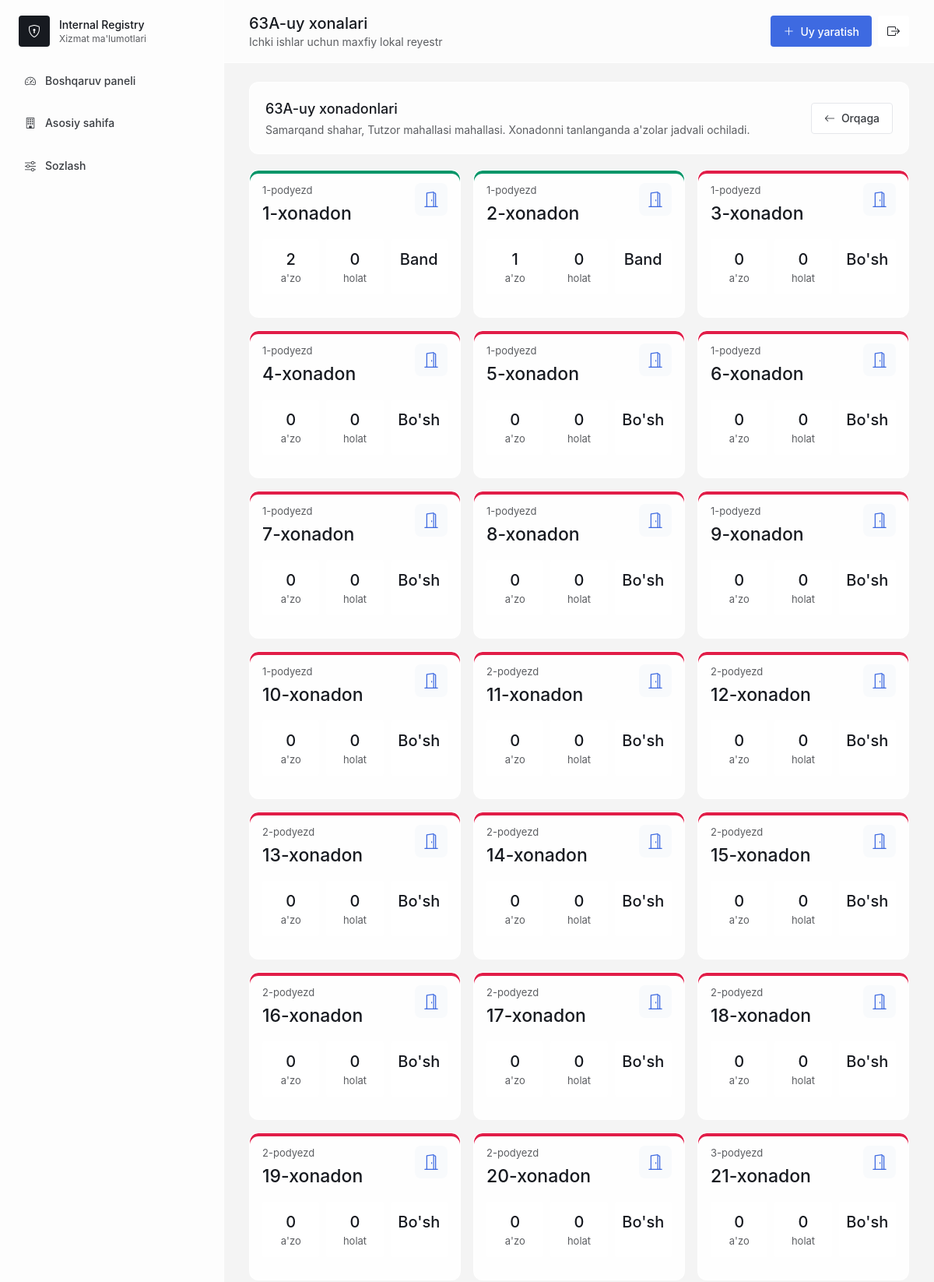
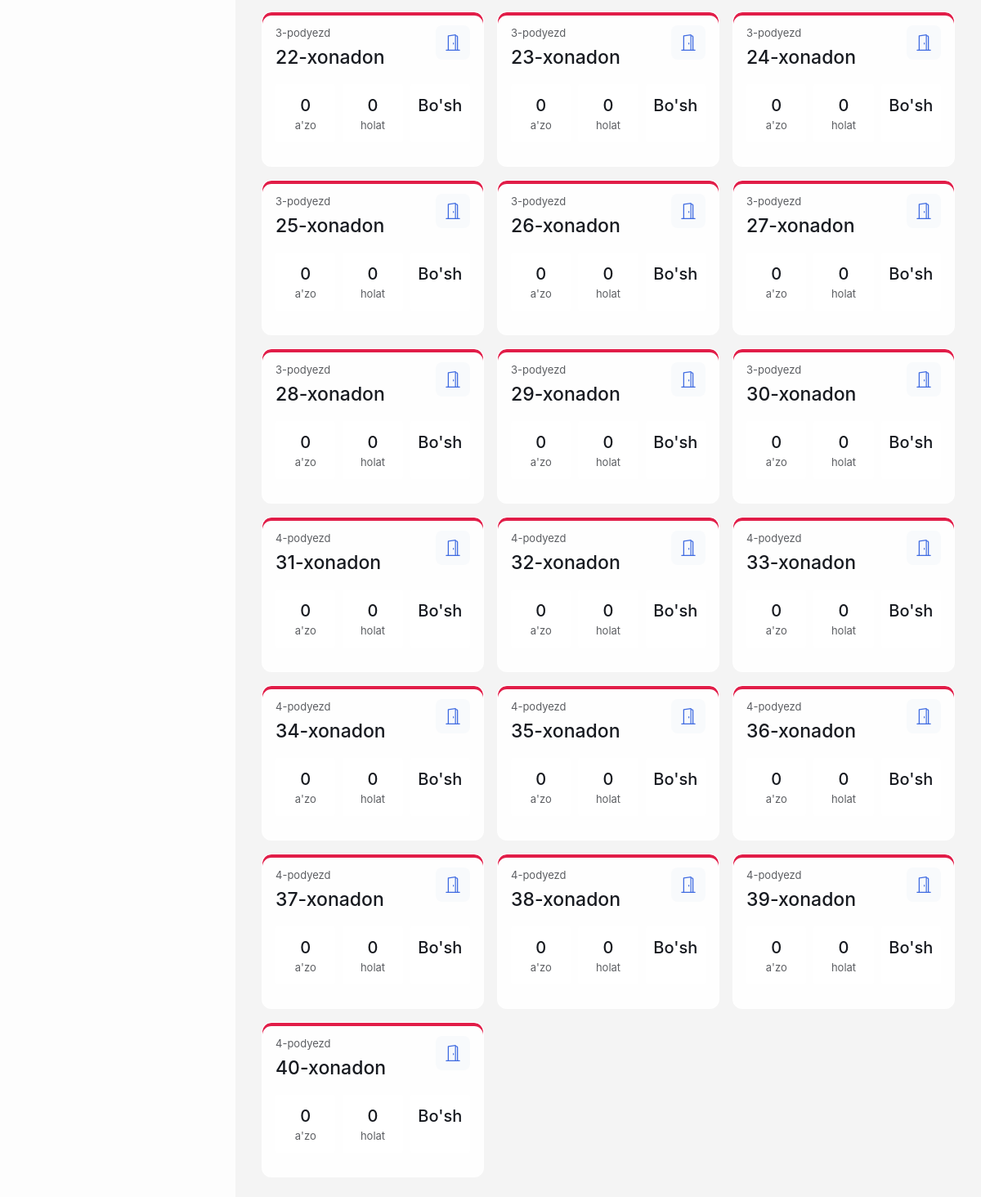
The page /settings/houses/6/rooms/ (signed in) on the database its author committed (2 pictures, top to bottom).
### registry/models.py (models this page shows, shortened)
class House(models.Model):
    COLOR_CHOICES = [
        ("blue", "Ko'k"),
        ("green", "Yashil"),
        ("red", "Qizil"),
        ("amber", "Sariq"),
        ("slate", "Kulrang"),
    ]
    house_number = models.CharField(max_length=40)
    street_name = models.CharField(max_length=180)
    room_count = models.PositiveIntegerField()
    entrance_count = models.PositiveIntegerField(default=4)
    apartments_per_entrance = models.PositiveIntegerField(default=8)
    color = models.CharField(max_length=20, choices=COLOR_CHOICES, default="blue")
    entrance_camera = models.BooleanField(default=False)
    entrance_camera_count = models.PositiveIntegerField(blank=True, null=True)
    yard_camera = models.BooleanField(default=False)
    yard_camera_count = models.PositiveIntegerField(blank=True, null=True)
    entrance_sos_button = models.BooleanField(default=False)
    entrance_sos_button_count = models.PositiveIntegerField(blank=True, null=True)
    created_at = models.DateTimeField(auto_now_add=True)
    updated_at = models.DateTimeField(auto_now=True)
    class Meta:
        ordering = ["-created_at"]
        constraints = [
            models.UniqueConstraint(
                fields=["house_number", "street_name"],
                name="unique_house_per_street",
            )
        ]

class Room(models.Model):
    LARGE = "large"
    MEDIUM = "medium"
    SMALL = "small"
    FAMILY_STATUS_CHOICES = [
        (LARGE, "Katta oila"),
        (MEDIUM, "O'rta oila"),
        (SMALL, "Kichik oila"),
    ]
    house = models.ForeignKey(House, related_name="rooms", on_delete=models.CASCADE)
    room_number = models.PositiveIntegerField()
    entrance_number = models.PositiveIntegerField(default=1)
    family_status = models.CharField(max_length=20, choices=FAMILY_STATUS_CHOICES, default=SMALL)
    created_at = models.DateTimeField(auto_now_add=True)
    updated_at = models.DateTimeField(auto_now=True)
    class Meta:
        ordering = ["room_number"]
        constraints = [
            models.UniqueConstraint(fields=["house", "room_number"], name="unique_room_per_house")
        ]

### registry/views.py (the view)
# urls.py: path("settings/houses/<int:pk>/rooms/", login_required(views.settings_house_rooms), name="settings_house_rooms"),
def settings_house_rooms(request, pk):
    house = get_object_or_404(House, pk=pk)
    rooms = house.rooms.annotate(
        resident_count=Count("residents", distinct=True),
        violation_count=Count("residents", filter=Q(residents__has_violation=True), distinct=True),
    )
    return render(
        request,
        "registry/settings_rooms.html",
        {"page_title": f"{house.house_number}-uy xonalari", "house": house, "rooms": rooms},
    )

### registry/templates/registry/settings_rooms.html
{% extends "registry/base.html" %}
{% block content %}
<section class="panel mb-5">
    <div class="flex flex-col justify-between gap-4 md:flex-row md:items-center">
        <div>
            <h2>{{ house.house_number }}-uy xonadonlari</h2>
            <p class="mt-1 text-sm text-[#5C5E62]">{{ house.street_name }} mahallasi. Xonadonni tanlanganda a'zolar jadvali ochiladi.</p>
        </div>
        <a class="btn-secondary" href="{% url 'registry:settings' %}"><i class="bi bi-arrow-left"></i> Orqaga</a>
    </div>
</section>
<section class="apartment-card-grid">
    {% for room in rooms %}
    <a class="apartment-manage-card {% if room.resident_count %}occupied{% else %}empty{% endif %}" href="{% url 'registry:settings_room_residents' room.pk %}">
        <div class="flex items-start justify-between gap-3">
            <div>
                <p>{{ room.entrance_number }}-podyezd</p>
                <h3>{{ room.room_number }}-xonadon</h3>
            </div>
            <span class="house-icon"><i class="bi bi-door-open"></i></span>
        </div>
        <div class="house-metrics compact mt-4">
            <span><strong>{{ room.resident_count }}</strong> a'zo</span>
            <span><strong>{{ room.violation_count }}</strong> holat</span>
            <span class="{% if room.resident_count %}good{% else %}danger{% endif %}"><strong>{% if room.resident_count %}Band{% else %}Bo'sh{% endif %}</strong></span>
        </div>
    </a>
    {% empty %}
    <div class="panel text-center"><p class="empty">Xonadon topilmadi.</p></div>
    {% endfor %}
</section>
{% endblock %}

### registry/templates/registry/base.html (shortened to what this page needs)
{% load static %}
<!doctype html>
<html lang="uz">
<head>
    <script src="https://cdn.tailwindcss.com"></script>
    <link rel="stylesheet" href="https://cdn.jsdelivr.net/npm/bootstrap-icons@1.11.3/font/bootstrap-icons.min.css">
    <link rel="stylesheet" href="{% static 'registry/css/app.css' %}?v=20260709-4">
</head>
<body class="bg-[#f4f4f4] text-[#171A20]">
<div class="min-h-screen lg:flex">
    <aside id="sidebar" class="fixed inset-y-0 left-0 z-40 w-72 -translate-x-full border-r border-white/60 bg-white/80 backdrop-blur-2xl transition lg:translate-x-0">
        <div class="flex h-20 items-center justify-between px-6">
            <a href="{% url 'registry:dashboard' %}" class="flex items-center gap-3">
                    <span class="grid h-10 w-10 place-items-center rounded bg-[#171A20] text-white"><i class="bi bi-shield-lock"></i></span>
                    <span>
                    <span class="block text-sm font-medium">Internal Registry</span>
                    <span class="block text-xs text-[#5C5E62]">Xizmat ma'lumotlari</span>
                </span>
            </a>
        </div>
        <nav class="space-y-2 px-4">
            <a class="nav-link {% if request.resolver_match.url_name == 'dashboard' %}active{% endif %}" href="{% url 'registry:dashboard' %}">
                <i class="bi bi-speedometer2"></i><span>Boshqaruv paneli</span>
            </a>
            <a class="nav-link {% if request.resolver_match.url_name == 'house_list' or request.resolver_match.url_name == 'house_detail' %}active{% endif %}" href="{% url 'registry:house_list' %}">
                <i class="bi bi-building"></i><span>Asosiy sahifa</span>
            </a>
            <a class="nav-link {% if request.resolver_match.url_name == 'settings' %}active{% endif %}" href="{% url 'registry:settings' %}">
                <i class="bi bi-sliders"></i><span>Sozlash</span>
            </a>
        </nav>
    </aside>
    <div class="lg:pl-72 w-full">
        <header class="sticky top-0 z-30 border-b border-white/60 bg-white/70 px-4 py-4 backdrop-blur-xl sm:px-8">
            <div class="flex items-center justify-between gap-4">
                <div class="flex items-center gap-3">
                    <div>
                        <h1 class="text-xl font-medium">{{ page_title|default:"Boshqaruv paneli" }}</h1>
                        <p class="text-sm text-[#5C5E62]">Ichki ishlar uchun maxfiy lokal reyestr</p>
                    </div>
                </div>
                <div class="flex items-center gap-2">
                    <a href="{% url 'registry:settings' %}" class="btn-primary"><i class="bi bi-plus-lg"></i> Uy yaratish</a>
                    <form method="post" action="{% url 'logout' %}">
                        <button class="icon-btn" title="Chiqish" aria-label="Chiqish"><i class="bi bi-box-arrow-right"></i></button>
                    </form>
                </div>
            </div>
        </header>
        <main class="px-4 py-6 sm:px-8">
            {% block content %}{% endblock %}
        </main>
    </div>
</div>
</body>
</html>

### registry/static/registry/css/app.css (style rules this page uses)
* { box-sizing: border-box; }
body { font-family: -apple-system, BlinkMacSystemFont, "Segoe UI", Arial, sans-serif; letter-spacing: 0; }
.nav-link { display:flex; align-items:center; gap:.75rem; border-radius:4px; padding:.8rem 1rem; color:#393C41; font-size:14px; font-weight:500; transition:.33s; }
.btn-primary, .btn-secondary, .btn-danger, .filter-btn, .page-btn { display:inline-flex; align-items:center; gap:.5rem; min-height:40px; border-radius:4px; padding:.45rem 1rem; font-size:14px; font-weight:500; transition:.33s; }
.btn-primary { background:#3E6AE1; color:#fff; }
.btn-secondary, .filter-btn, .page-btn { background:#fff; color:#393C41; border:1px solid #e5e7eb; }
.panel { border-radius:12px; background:rgba(255,255,255,.78); border:1px solid rgba(255,255,255,.9); padding:1.25rem; backdrop-filter:blur(20px); }
.panel h2 { font-size:18px; font-weight:500; }
.stat-card.good i, .good strong { color:#047857; }
.stat-card.danger i, .danger strong { color:#be123c; }
.list-row span, .empty { color:#5C5E62; }
.house-icon { display:grid; height:42px; width:42px; flex:0 0 auto; place-items:center; border-radius:8px; background:#f8fafc; color:#3E6AE1; font-size:20px; }
.house-metrics { display:flex; flex-wrap:wrap; gap:.75rem; }
.house-metrics.compact { display:grid; grid-template-columns:repeat(3,minmax(0,1fr)); gap:.55rem; }
.house-metrics span, .mini-stat { border-radius:4px; background:#fff; padding:.75rem; color:#5C5E62; font-size:13px; }
.house-metrics.compact span { padding:.65rem .55rem; text-align:center; }
.house-metrics strong, .mini-stat strong { display:block; color:#171A20; font-size:20px; font-weight:500; }
.apartment-card-grid { display:grid; grid-template-columns:repeat(auto-fill,minmax(250px,1fr)); gap:1rem; }
.apartment-manage-card { min-height:190px; border-radius:12px; border:1px solid rgba(255,255,255,.95); background:rgba(255,255,255,.84); padding:1rem; color:#171A20; transition:.25s; }
.apartment-manage-card.empty { box-shadow:inset 0 4px 0 #e11d48; }
.apartment-manage-card.occupied { box-shadow:inset 0 4px 0 #059669; }
.apartment-manage-card p { color:#5C5E62; font-size:13px; }
.apartment-manage-card h3 { margin-top:.15rem; font-size:23px; font-weight:500; }
.icon-btn { display:grid; height:40px; width:40px; place-items:center; border-radius:4px; background:#fff; transition:.33s; }

### rows shown on the page
House: house_number "63A", street_name "Samarqand shahar, Tutzor mahallasi"
Room: entrance_number "1", room_number "1", resident_count "2", violation_count "0", shows "Band"
Room: entrance_number "1", room_number "2", resident_count "1", violation_count "0", shows "Band"
Room: entrance_number "1", room_number "3", resident_count "0", violation_count "0", shows "Bo'sh"
Room: entrance_number "1", room_number "4", resident_count "0", violation_count "0", shows "Bo'sh"
Room: entrance_number "1", room_number "5", resident_count "0", violation_count "0", shows "Bo'sh"
Room: entrance_number "1", room_number "6", resident_count "0", violation_count "0", shows "Bo'sh"
Room: entrance_number "1", room_number "7", resident_count "0", violation_count "0", shows "Bo'sh"
Room: entrance_number "1", room_number "8", resident_count "0", violation_count "0", shows "Bo'sh"
Room: entrance_number "1", room_number "9", resident_count "0", violation_count "0", shows "Bo'sh"
Room: entrance_number "1", room_number "10", resident_count "0", violation_count "0", shows "Bo'sh"
Room: entrance_number "2", room_number "11", resident_count "0", violation_count "0", shows "Bo'sh"
Room: entrance_number "2", room_number "12", resident_count "0", violation_count "0", shows "Bo'sh"
Room: entrance_number "2", room_number "13", resident_count "0", violation_count "0", shows "Bo'sh"
Room: entrance_number "2", room_number "14", resident_count "0", violation_count "0", shows "Bo'sh"
Room: entrance_number "2", room_number "15", resident_count "0", violation_count "0", shows "Bo'sh"
Room: entrance_number "2", room_number "16", resident_count "0", violation_count "0", shows "Bo'sh"
Room: entrance_number "2", room_number "17", resident_count "0", violation_count "0", shows "Bo'sh"
Room: entrance_number "2", room_number "18", resident_count "0", violation_count "0", shows "Bo'sh"
Room: entrance_number "2", room_number "19", resident_count "0", violation_count "0", shows "Bo'sh"
Room: entrance_number "2", room_number "20", resident_count "0", violation_count "0", shows "Bo'sh"
Room: entrance_number "3", room_number "21", resident_count "0", violation_count "0", shows "Bo'sh"
Room: entrance_number "3", room_number "22", resident_count "0", violation_count "0", shows "Bo'sh"
Room: entrance_number "3", room_number "23", resident_count "0", violation_count "0", shows "Bo'sh"
Room: entrance_number "3", room_number "24", resident_count "0", violation_count "0", shows "Bo'sh"
Room: entrance_number "3", room_number "25", resident_count "0", violation_count "0", shows "Bo'sh"
Room: entrance_number "3", room_number "26", resident_count "0", violation_count "0", shows "Bo'sh"
Room: entrance_number "3", room_number "27", resident_count "0", violation_count "0", shows "Bo'sh"
Room: entrance_number "3", room_number "28", resident_count "0", violation_count "0", shows "Bo'sh"
Room: entrance_number "3", room_number "29", resident_count "0", violation_count "0", shows "Bo'sh"
Room: entrance_number "3", room_number "30", resident_count "0", violation_count "0", shows "Bo'sh"
Room: entrance_number "4", room_number "31", resident_count "0", violation_count "0", shows "Bo'sh"
Room: entrance_number "4", room_number "32", resident_count "0", violation_count "0", shows "Bo'sh"
Room: entrance_number "4", room_number "33", resident_count "0", violation_count "0", shows "Bo'sh"
Room: entrance_number "4", room_number "34", resident_count "0", violation_count "0", shows "Bo'sh"
Room: entrance_number "4", room_number "35", resident_count "0", violation_count "0", shows "Bo'sh"
Room: entrance_number "4", room_number "36", resident_count "0", violation_count "0", shows "Bo'sh"
Room: entrance_number "4", room_number "37", resident_count "0", violation_count "0", shows "Bo'sh"
Room: entrance_number "4", room_number "38", resident_count "0", violation_count "0", shows "Bo'sh"
Room: entrance_number "4", room_number "39", resident_count "0", violation_count "0", shows "Bo'sh"
Room: entrance_number "4", room_number "40", resident_count "0", violation_count "0", shows "Bo'sh"

### other values the page prints
{{ page_title|default:"Boshqaruv paneli" }} "63A-uy xonalari"
